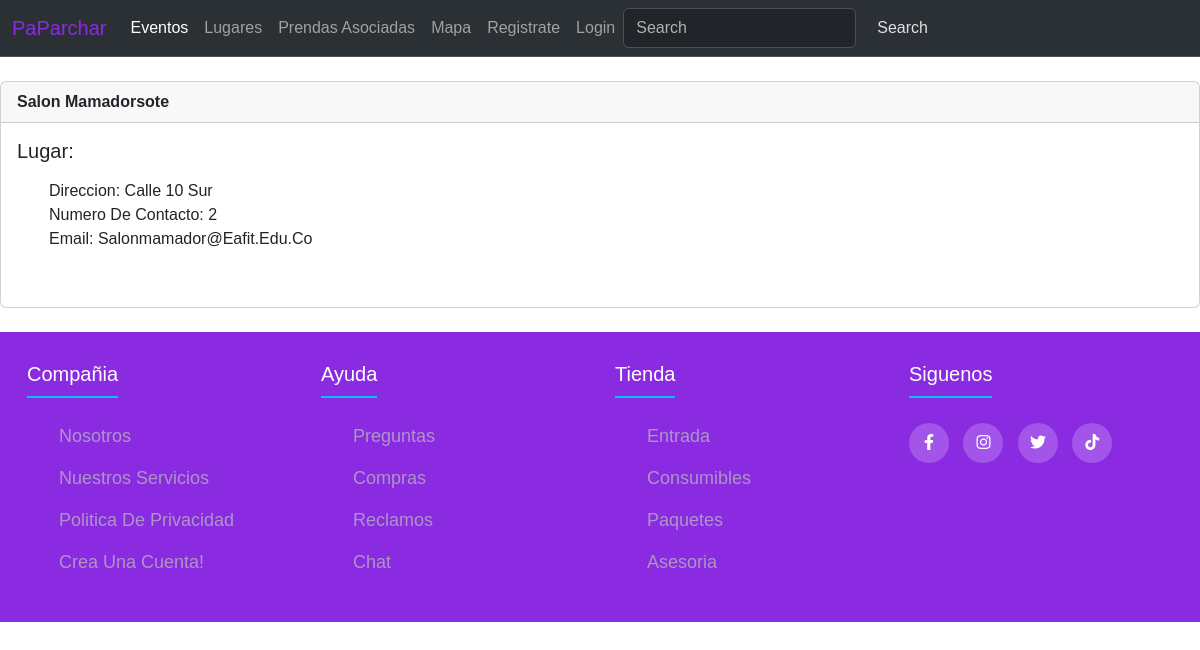
Page /show_venue/1 on the committed database.
### eventos/models.py (models this page shows)
class Venue(models.Model):
    name = models.CharField(max_length=150)
    address = models.CharField(max_length=300)
    phone = models.IntegerField(validators=[MinValueValidator(0),MaxValueValidator(11)])
    email_address = models.CharField(max_length=250)
    def __str__(self) -> str:
        return self.name

### eventos/views.py (the view)
# urls.py: path('show_venue/<venue_id>',eventoVista.show_venues, name='show_venue'),
def show_venues(request, venue_id):
    venue = Venue.objects.get(pk=venue_id)
    return render(request, 'eventos/show_venue.html', {'venue':venue})

### eventos/templates/eventos/show_venue.html
{% extends 'eventos/base.html' %}
{% block content %}
    <div class="card">
        <div class="card-header">
            <strong>  {{ venue }} </strong>
        </div>
        <div class="card-body">
          <h5 class="card-title"> lugar: {{ event.venue }} </h5>
          <p class="card-text"><ul>
            <li>Direccion: {{ venue.address }} </li>
            <li>Numero de contacto: {{ venue.phone }} </li>
            <li>Email: {{ venue.email_address }} </li>
            <br/>
            </ul></p>
        </div>
      </div>
{% endblock %}

### eventos/static/css/footer.css (style rules this page uses)
* { margin: 0; padding: 0; box-sizing: border-box; list-style: none; }
body { font-family: sans-serif; text-transform: capitalize; display: flex; flex-direction: column; min-height: 100vh; }

### rows in the picture
Venue: name "Salon Mamadorsote", address "Calle 10 Sur", phone "2", email_address "Salonmamador@eafit.edu.co"
